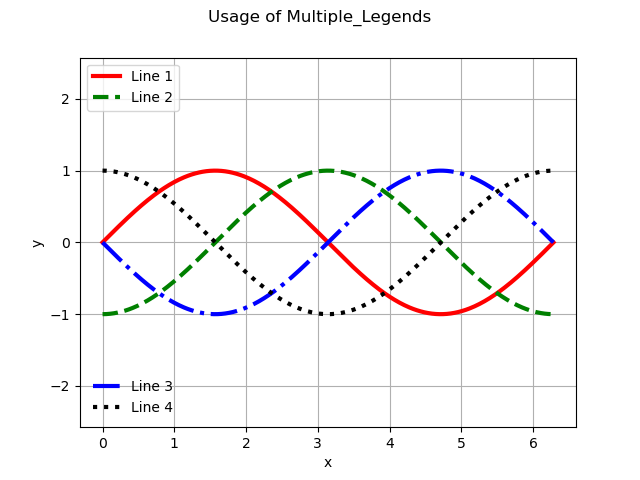

Write Python code to recreate this figure.
#--------------------------------------------------
#   CH_12_13_5_EX_1_Pyplot_Ax_Multiple_Legends.py
#--------------------------------------------------
import numpy as np
import matplotlib.pyplot as plt
#
x = np.linspace(0, 2*np.pi, 361)
lines = []
styles = ['-', '--', '-.', ':']
colors = ['r', 'g', 'b', 'k']
#
fig1, ax1 = plt.subplots()
#
for ii in range(4):
    lines += ax1.plot(x, np.sin(x - ii*np.pi/2), styles[ii], color = colors[ii], lw = 3)
#----- 原來一組圖例 (line-1, line-2)
ax1.axis('equal')
ax1.grid('on')
ax1.set_xlabel('x')
ax1.set_ylabel('y')
#
ax1.legend(lines[:2], ['Line 1', 'Line 2'],\
           loc = 'upper left', frameon = True)
#----- 增加另一組圖例 (line-3, line-4)
from matplotlib.legend import Legend
leg1 = Legend(ax1, lines[2:], ['Line 3', 'Line 4'], loc='lower left', frameon=False)
ax1.add_artist(leg1)
#
plt.suptitle('Usage of Multiple_Legends')
plt.savefig('CH_12_13_5_EX_1_Pyplot_Ax_Multiple_Legends.png')
plt.show()

















































































	


